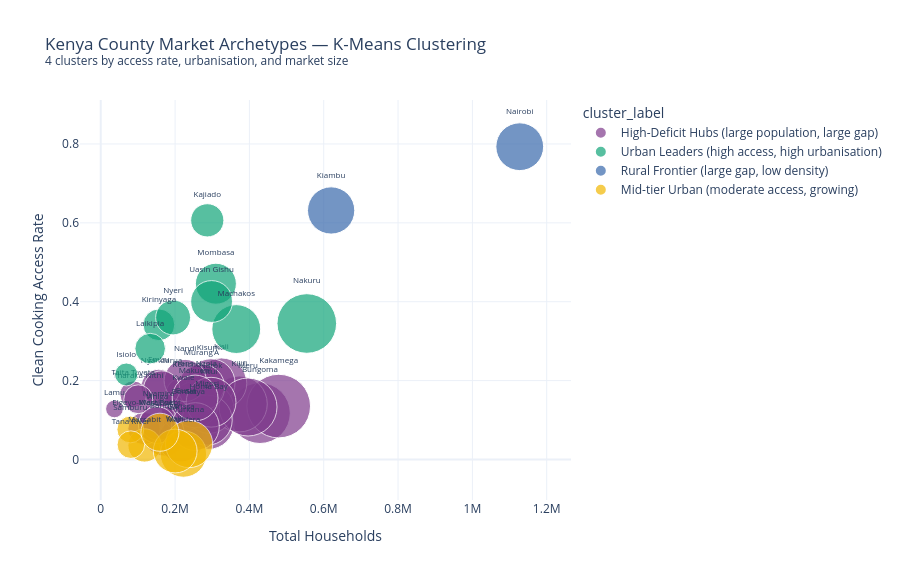

Notebook cell for this chart:
### Markdown cell above
---
## 3. K-Means County Clustering

### Code cell
# Features for clustering
cluster_features = [
    'clean_cooking_rate',
    'urban_rate',
    'access_gap',
    'total_households_est',
]

# Add wealth index if available
if 'wealth_index_mean' in df.columns:
    cluster_features.append('wealth_index_mean')

available_features = [f for f in cluster_features if f in df.columns and df[f].notna().all()]
X = df[available_features].copy()

scaler = StandardScaler()
X_scaled = scaler.fit_transform(X)

# 4 clusters — maps to 4 market archetypes
kmeans = KMeans(n_clusters=4, random_state=42, n_init=10)
df['cluster'] = kmeans.fit_predict(X_scaled)

# Label clusters by their profile
cluster_profiles = df.groupby('cluster')[available_features].mean()
print('Cluster profiles (means):')
print(cluster_profiles.round(3))

# Map cluster numbers to descriptive labels based on profiles
# (Adjust after inspecting cluster_profiles output)
CLUSTER_LABELS = {
    0: 'Urban Leaders (high access, high urbanisation)',
    1: 'Rural Frontier (large gap, low density)',
    2: 'Mid-tier Urban (moderate access, growing)',
    3: 'High-Deficit Hubs (large population, large gap)',
}
df['cluster_label'] = df['cluster'].map(CLUSTER_LABELS)

# Plot
fig3 = px.scatter(
    df,
    x='total_households_est',
    y='clean_cooking_rate',
    color='cluster_label',
    size='hh_without_clean_cooking',
    text='county_name',
    title='Kenya County Market Archetypes — K-Means Clustering<br><sup>4 clusters by access rate, urbanisation, and market size</sup>',
    labels={
        'total_households_est': 'Total Households',
        'clean_cooking_rate': 'Clean Cooking Access Rate',
    },
    template='plotly_white',
    size_max=45,
    color_discrete_sequence=px.colors.qualitative.Bold,
)
fig3.update_traces(textposition='top center', textfont_size=8)
fig3.update_layout(height=580)
fig3.write_html(str(CHARTS / 'county_clusters.html'))
print('Saved county_clusters.html')
fig3.show()

### Figure 1 — Plotly figure (JSON) as saved in the notebook; plotly's stock layout.template omitted (floating-point values rounded to 4 significant figures)
{"data": [{"hovertemplate": "cluster_label=High-Deficit Hubs (large population, large gap)<br>Total Households=%{x}<br>Clean Cooking Access Rate=%{y}<br>hh_without_clean_cooking=%{marker.size}<br>county_name=%{text}<extra></extra>", "legendgroup": "High-Deficit Hubs (large population, large gap)", "marker": {"color": "rgb(127, 60, 141)", "size": [160900.0, 204900.0, 378000.0, 208600.0, 107400.0, 127300.0, 204900.0, 264000.0, 414000.0, 194900.0, 320200.0, 262000.0, 238800.0, 253600.0, 194300.0, 32170.0, 218000.0, 343600.0, 257700.0, 221300.0, 181600.0, 253800.0, 140400.0, 134400.0, 233400.0, 72900.0, 85410.0, 214300.0, 138100.0], "sizemode": "area", "sizeref": 204.5, "symbol": "circle"}, "mode": "markers+text", "name": "High-Deficit Hubs (large population, large gap)", "orientation": "v", "showlegend": true, "text": ["Baringo", "Bomet", "Bungoma", "Busia", "Elgeyo-Marakwet", "Embu", "Garissa", "Homa Bay", "Kakamega", "Kericho", "Kilifi", "Kisii", "Kisumu", "Kitui", "Kwale", "Lamu", "Makueni", "Meru", "Migori", "Murang'A", "Nandi", "Narok", "Nyamira", "Nyandarua", "Siaya", "Taita Taveta", "Tharaka-Nithi", "Trans Nzoia", "Vihiga"], "textfont": {"size": 8}, "textposition": "top center", "type": "scatter", "x": [170965, 224536, 428351, 229149, 116533, 156051, 215732, 290244, 478866, 231225, 372766, 324836, 296301, 291330, 222262, 36903, 253244, 396337, 286266, 270933, 227105, 296891, 155276, 163664, 254662, 87352, 100815, 253934, 151285], "xaxis": "x", "y": [0.05908, 0.08748, 0.1176, 0.08954, 0.07865, 0.184, 0.05042, 0.09025, 0.1354, 0.1573, 0.1409, 0.1934, 0.1941, 0.1294, 0.1259, 0.1282, 0.1391, 0.133, 0.09993, 0.1831, 0.2004, 0.1452, 0.09582, 0.1788, 0.08341, 0.1655, 0.1528, 0.156, 0.08736], "yaxis": "y"}, {"hovertemplate": "cluster_label=Urban Leaders (high access, high urbanisation)<br>Total Households=%{x}<br>Clean Cooking Access Rate=%{y}<br>hh_without_clean_cooking=%{marker.size}<br>county_name=%{text}<extra></extra>", "legendgroup": "Urban Leaders (high access, high urbanisation)", "marker": {"color": "rgb(17, 165, 121)", "size": [53900.0, 112800.0, 103100.0, 95580.0, 244000.0, 171700.0, 363200.0, 124600.0, 178800.0], "sizemode": "area", "sizeref": 204.5, "symbol": "circle"}, "mode": "markers+text", "name": "Urban Leaders (high access, high urbanisation)", "orientation": "v", "showlegend": true, "text": ["Isiolo", "Kajiado", "Kirinyaga", "Laikipia", "Machakos", "Mombasa", "Nakuru", "Nyeri", "Uasin Gishu"], "textfont": {"size": 8}, "textposition": "top center", "type": "scatter", "x": [68718, 286626, 156516, 132964, 364598, 309829, 554411, 194657, 298253], "xaxis": "x", "y": [0.2156, 0.6064, 0.3415, 0.2812, 0.3307, 0.4457, 0.3448, 0.3601, 0.4006], "yaxis": "y"}, {"hovertemplate": "cluster_label=Rural Frontier (large gap, low density)<br>Total Households=%{x}<br>Clean Cooking Access Rate=%{y}<br>hh_without_clean_cooking=%{marker.size}<br>county_name=%{text}<extra></extra>", "legendgroup": "Rural Frontier (large gap, low density)", "marker": {"color": "rgb(57, 105, 172)", "size": [228500.0, 233300.0], "sizemode": "area", "sizeref": 204.5, "symbol": "circle"}, "mode": "markers+text", "name": "Rural Frontier (large gap, low density)", "orientation": "v", "showlegend": true, "text": ["Kiambu", "Nairobi"], "textfont": {"size": 8}, "textposition": "top center", "type": "scatter", "x": [619932, 1127455], "xaxis": "x", "y": [0.6313, 0.793], "yaxis": "y"}, {"hovertemplate": "cluster_label=Mid-tier Urban (moderate access, growing)<br>Total Households=%{x}<br>Clean Cooking Access Rate=%{y}<br>hh_without_clean_cooking=%{marker.size}<br>county_name=%{text}<extra></extra>", "legendgroup": "Mid-tier Urban (moderate access, growing)", "marker": {"color": "rgb(242, 183, 1)", "size": [219400.0, 113700.0, 73520.0, 77960.0, 228400.0, 196000.0, 148300.0], "sizemode": "area", "sizeref": 204.5, "symbol": "circle"}, "mode": "markers+text", "name": "Mid-tier Urban (moderate access, growing)", "orientation": "v", "showlegend": true, "text": ["Mandera", "Marsabit", "Samburu", "Tana River", "Turkana", "Wajir", "West Pokot"], "textfont": {"size": 8}, "textposition": "top center", "type": "scatter", "x": [222425, 117894, 79571, 81011, 237686, 200324, 159293], "xaxis": "x", "y": [0.01369, 0.03563, 0.07608, 0.03766, 0.03917, 0.02148, 0.06906], "yaxis": "y"}], "layout": {"height": 580, "legend": {"itemsizing": "constant", "title": {"text": "cluster_label"}, "tracegroupgap": 0}, "title": {"text": "Kenya County Market Archetypes — K-Means Clustering<br><sup>4 clusters by access rate, urbanisation, and market size</sup>"}, "xaxis": {"anchor": "y", "domain": [0.0, 1.0], "title": {"text": "Total Households"}}, "yaxis": {"anchor": "x", "domain": [0.0, 1.0], "title": {"text": "Clean Cooking Access Rate"}}}}
